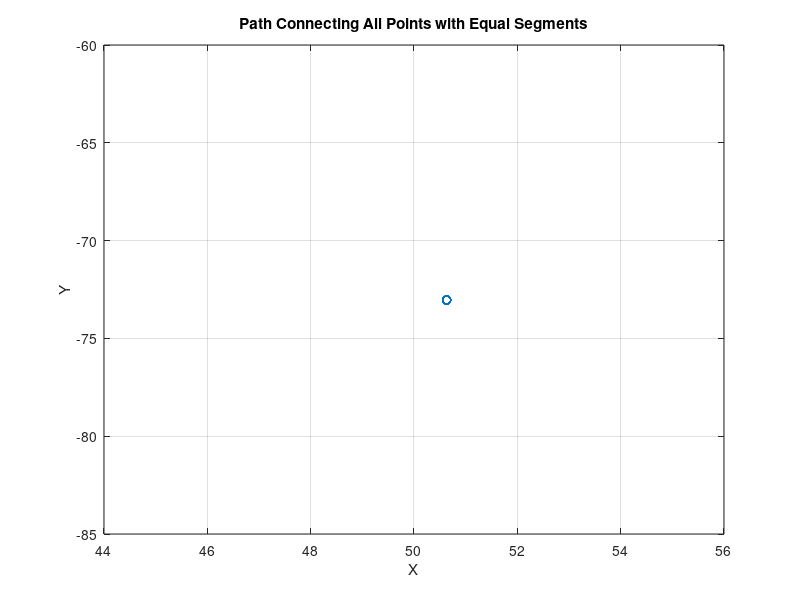

MATLAB code for this plot:
clear
clc
close all

N = 40;
x = -100 + 200 * rand(1, N);
y = -100 + 200 * rand(1, N);

% Compute pairwise distances
points = [x', y'];
distanceMatrix = pdist2(points, points);

% Initialize variables
visited = false(N,1);
path = zeros(N,1);
currentPoint = randi(N);
path(1) = currentPoint;
visited(currentPoint) = true;

avgDistance = mean(pdist(points));

% Build path
for i = 2:N
    [~, idx] = min(abs(distanceMatrix(currentPoint, :) - avgDistance) .* ~visited');
    currentPoint = idx;
    path(i) = currentPoint;
    visited(currentPoint) = true;
end

% Extract ordered coordinates
orderedX = x(path);
orderedY = y(path);

% Plot the path
figure;
plot(orderedX, orderedY, '-o');
title('Path Connecting All Points with Equal Segments');
xlabel('X');
ylabel('Y');
grid on;
